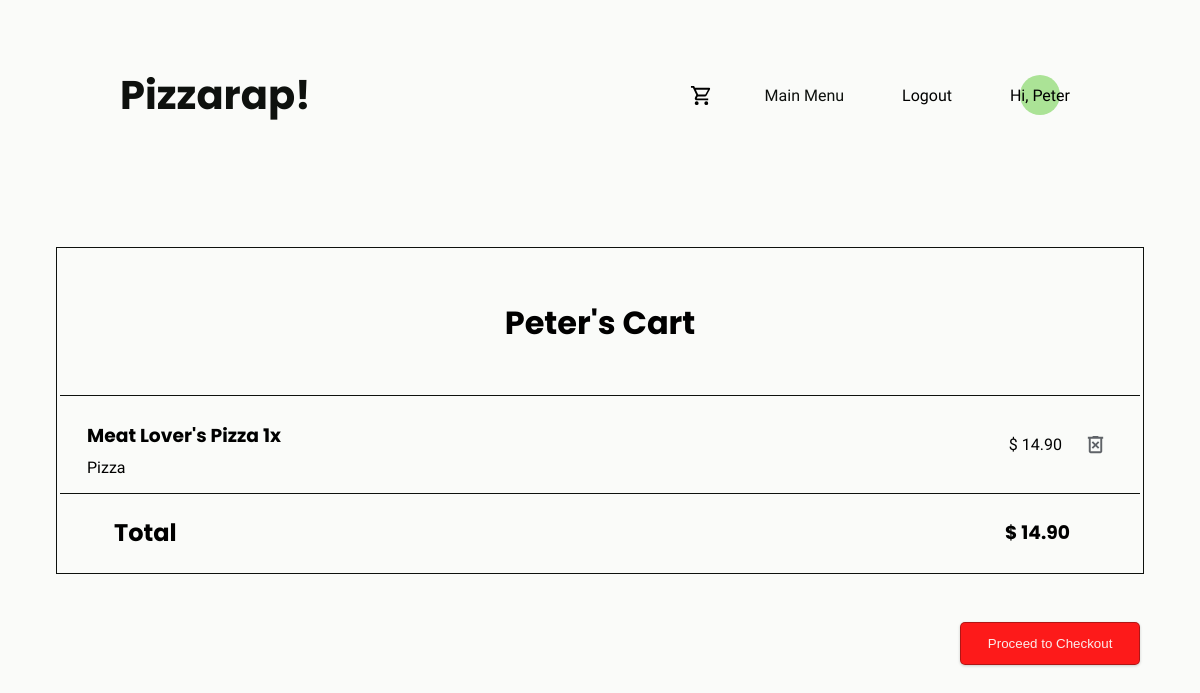
The page /home/main/user/cart (signed in) on the database as committed earlier.
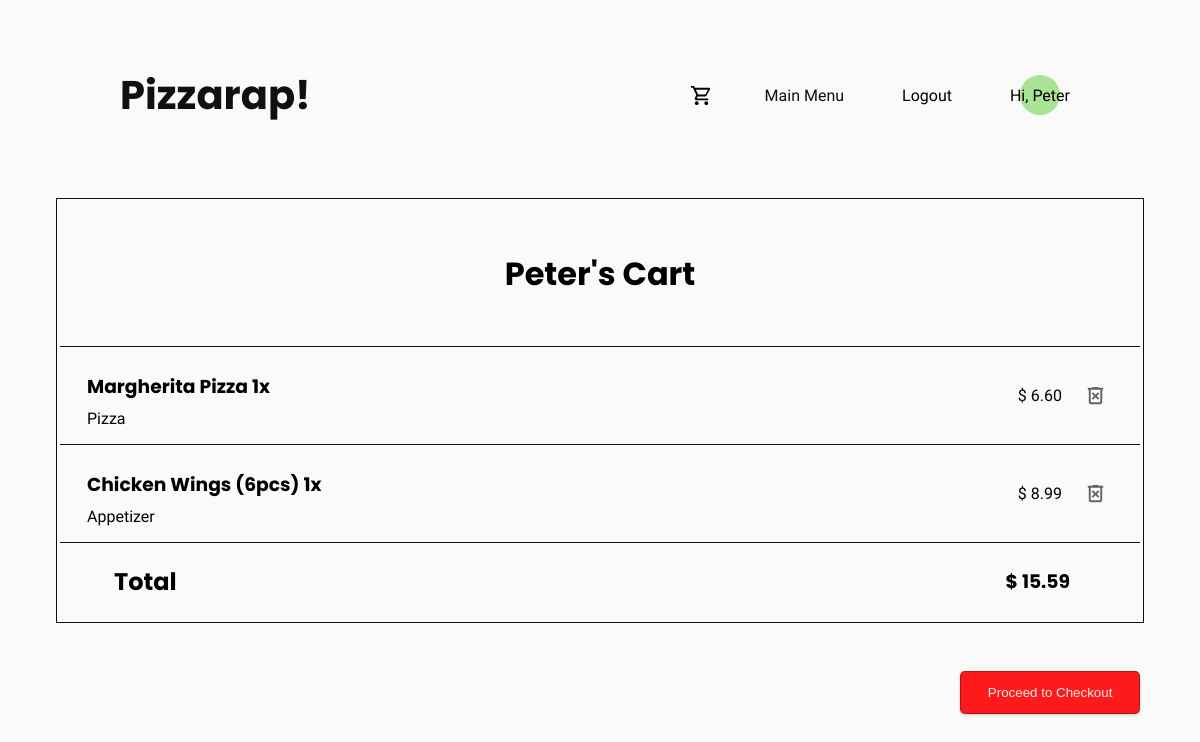
The same page on the database as committed later.
### pizzaplace/models.py (models this page shows, shortened)
class CartItem(models.Model):
    SIZE_CHOICES = [
        ('small', 'Small'),
        ('medium', 'Medium'),
        ('large', 'Large'),
    ]
    cart = models.ForeignKey(Cart, on_delete=models.CASCADE, related_name="items")
    item_type = models.CharField(max_length=50)
    item_id = models.PositiveIntegerField()
    quantity = models.PositiveIntegerField(default=1)
    size = models.CharField(max_length=10, choices=SIZE_CHOICES, default='medium')
    def get_item(self):
        if self.item_type == "Salad":
            item = Salad.objects.get(pk=self.item_id)
        elif self.item_type == "Pizza":
            item = Pizza.objects.get(pk=self.item_id)
        elif self.item_type == "Drink":
            item = Drink.objects.get(pk=self.item_id)
        elif self.item_type == "Appetizer":
            item = Appetizer.objects.get(pk=self.item_id)
        else:
            raise ValueError(f"Invalid item_type ({self.item_type})")
        return item
    def get_price(self):
        item = self.get_item()
        if self.item_type == "Pizza":
            if self.size == "small":
                return item.small_price * self.quantity
            elif self.size == "medium":
                return item.medium_price * self.quantity
            elif self.size == "large":
                return item.large_price * self.quantity
            else:
                raise ValueError("Invalid pizza size")
        else:
            return item.price * self.quantity

class Pizza(models.Model):
    pizza_name = models.CharField(max_length=50, blank=False)
    pizza_description = models.TextField()
    small_price = models.DecimalField(max_digits=6, decimal_places=2)
    medium_price = models.DecimalField(max_digits=6, decimal_places=2)
    large_price = models.DecimalField(max_digits=6, decimal_places=2)
    def __str__(self):
        return self.pizza_name

class Appetizer(models.Model):
    name = models.CharField(max_length=50, blank=False)
    description = models.TextField()
    price = models.DecimalField(max_digits=6, decimal_places=2)
    def __str__(self):
        return self.name

### pizzaplace/views.py (the view)
# urls.py: path("home/main/user/cart", views.cartDisplay, name="cart_display"),
@login_required(login_url="/home/main/login/")
def cartDisplay(request):
    try:
        cart = request.user.cart
        cart_items = cart.items.all()
        item_count = cart_items.count()
        cartisempty = item_count == 0
        total_price = sum(item.get_price() for item in cart_items)
    except Cart.DoesNotExist:
        item_count = 0
        cartisempty = True
        cart_items = []
    username = request.user.username
    context = {
        'username': username,
        'cart_items': cart_items,
        'isEmpty': cartisempty,
        "total": total_price
    }
    return render(request, 'pizzaplace/cart.html', context)

### pizzaplace/templates/pizzaplace/cart.html (shortened to what this page needs)
{% extends 'base.html' %}
{% load static %}
{% block script %}
    <link rel="stylesheet" href="{% static 'pizzaplace/cart.css' %}">
{% endblock %}
{% block content %}
    {% if not isEmpty %}
<div class="cart-container">
<div class="cartname-container">
    <h1 class="cart-name">{{ username }}'s Cart</h1>
</div>
    <hr>
            {% for item in cart_items %}
               <div class="item-container">
                    <div class="item-info">
                        <h3 class="item-name">{{ item.get_item }} {{ item.quantity }}x</h3>
                        <p>{{ item.item_type }}</p>
                    </div>
                   <div class="price-btn">
                        <p class="price">$ {{item.get_price }}</p>
                        <form class="delete-button" action="{% url 'delete-item' item.id %}" method="post">
                        <button type="submit" class="delete-button"></button>
                    </form>
                   </div>
                </div>
                <hr>
            {% endfor %}
            <div class="total-container">
                <h2 >Total</h2>
                <h3 class="price">$ {{total }}</h3>
            </div>
</div>
        <div class="checkout-container" ><button class="checkout-btn" onclick="window.location.href='{% url 'empty_cart' %}'">Proceed to Checkout</button></div>
    {% else %}
        <h1 class="empty-cart">Empty Cart</h1>
        <button class="emptycartbtn" onclick="window.location.href='{% url 'main-page' %}'">Continue Shopping</button>
    {% endif %}
{% endblock %}

### templates/base.html (shortened to what this page needs)
<!DOCTYPE html>
{% load static %}
<html lang="en">
<head>
 <link rel="stylesheet" href="{% static "header.css" %}">
{% block script %}
{% endblock %}
</head>
<body>
<header>
<h2 class="icon"><a href="{% url "home" %}">Pizzarap!</a></h2>
    <nav>
        <ul class="links" >
            {% if user.is_authenticated %}
            <li><a href="{% url 'cart_display' %}"></a></li>
            {% endif %}
            <li><a href="{% url 'main-page' %}" >Main Menu</a></li>
            {% if user.is_authenticated %}
        <li><form action="{% url 'logout' %}" method="post">
            <button id="logoutbtn" type="submit">Logout</button>
          </form></li>
      {% else %}
        <li><a href="{% url 'login' %}">Login</a></li>{% endif %}
    {% if user.is_authenticated and user.username %}
    <li class="name">
        Hi, {{ user.username | title }}
        <span class="circle"></span>
    </li>
{% endif %}
        </ul>
   </nav>
</header>
  {% block content %}
  {% endblock %}
</body>
</html>

### static/header.css (style rules this page uses)
:root { --primary: #74BB59; --secondary: #ABE396; --accent:#86E762; --dark: rgb(14, 17, 14); --light: rgba(250, 251, 249, 0.94); }
h1, h2, h3, h4, h5 { font-family: 'Poppins'; font-weight: 700; }
html { margin: 0px; padding: 0px; }
body { margin: 0px; padding: 0px; font-family: 'Source Sans 3'; font-weight: 400; background-color: var(--light); display: flex; min-height: 100vh; width: 100%; flex-direction: column; justify-content: center; align-items: center; }
header { padding: 2rem; font-family: 'Source Sans 3'; width: 80%; position: absolute; top: 0px; display: flex; justify-content: space-between; align-items: center; }
.links { display: flex; gap: 2rem; margin: 0; padding: 0; justify-content: center; align-items: center; }
li { list-style: none; margin: 0 10px; transition: transform 0.3s; }
a { text-decoration: none; color: var(--dark); }
.icon { font-size: 2.5rem; transition: transform .6s; }
svg { width: 23px; height: auto; vertical-align: middle; }
#logoutbtn { font-size: 1rem; align-self: center ; font-family: 'Source Sans 3'; background-color: transparent; border: transparent; }
.name { position: relative; display: inline-block; }
.name .circle { position: absolute; top: 50%; left: 50%; transform: translate(-50%, -50%); width: 40px; height: 40px; border-radius: 50%; background-color: var(--secondary); z-index: -1; }

### pizzaplace/static/pizzaplace/cart.css (style rules this page uses)
.cart-container { margin: 20vh 0px 0px 0px; width: 90%; justify-content: center; align-items: center; padding: 3px; border: 1px solid var(--dark); }
.cart-container h1 { margin: auto; padding: 1rem; max-width: 95%; }
.item-name { margin: .5rem 0rem; padding: 0; }
.item-container { margin: auto; padding: 1rem; display: flex; align-items: center; width: 95%; justify-content: space-between; }
.price-btn { justify-content: space-around; display: flex; align-self: center; }
.delete-button { margin: auto; border: transparent; background-color: transparent; transition: transform 0.3s; }
.item-info { display: flex; flex-direction: column; }
.item-info p { margin: 0px }
.price { display: flex; margin: 1rem; }
hr { display: block; height: 1px; border: 0; border-top: 1px solid var(--dark); margin: 0; padding: 0; }
.total-container { align-items: center; max-width: 90%; display: flex; justify-content: space-between; margin: auto; }
.cartname-container { padding: 2rem; }
.cart-name { text-align: center; padding: 0; margin: 0; }
.checkout-container { width: 90%; display: flex; justify-content: flex-end; align-items: flex-end; margin: 3rem; }
.checkout-btn { color: var(--light); background-color: rgba(253, 9, 9, 0.93); padding: 1em 2em; border: 1px solid rgba(14, 17, 14, 0.32); border-radius: 5px; transition: transform 0.3s; box-shadow: 0px 1px 3px rgba(14, 17, 14, 0.2); }

Rows that differ between the two databases and show on the page:
removed CartItem: get_item "Meat Lover's Pizza", quantity "1", item_type "Pizza", get_price "14.90"
added CartItem: get_item "Margherita Pizza", quantity "1", item_type "Pizza", get_price "6.60"
added CartItem: get_item "Chicken Wings (6pcs)", quantity "1", item_type "Appetizer", get_price "8.99"
Other text that changed with them:
{{ total }}: "14.90" → "15.59"
